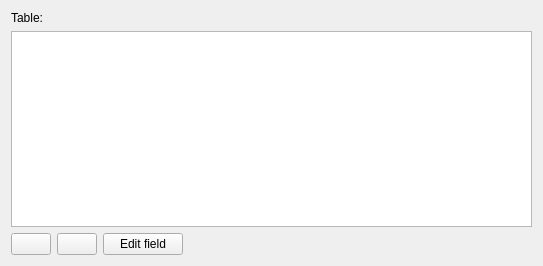
<?xml version="1.0" encoding="UTF-8"?>
<ui version="4.0">
 <class>mdtSqlTableSetupWidget</class>
 <widget class="QWidget" name="mdtSqlTableSetupWidget">
  <property name="geometry">
   <rect>
    <x>0</x>
    <y>0</y>
    <width>543</width>
    <height>266</height>
   </rect>
  </property>
  <property name="windowTitle">
   <string>Form</string>
  </property>
  <layout class="QVBoxLayout" name="verticalLayout">
   <item>
    <layout class="QHBoxLayout" name="horizontalLayout_2">
     <item>
      <widget class="QLabel" name="lbTableLabel">
       <property name="text">
        <string>Table:</string>
       </property>
      </widget>
     </item>
     <item>
      <widget class="QLabel" name="lbTable">
       <property name="text">
        <string>      </string>
       </property>
      </widget>
     </item>
    </layout>
   </item>
   <item>
    <widget class="QTableView" name="twTableSetup"/>
   </item>
   <item>
    <layout class="QHBoxLayout" name="horizontalLayout">
     <item>
      <widget class="QPushButton" name="pbAddField">
       <property name="toolTip">
        <string>Add a dield</string>
       </property>
       <property name="text">
        <string/>
       </property>
       <property name="icon">
        <iconset theme="list-add"/>
       </property>
      </widget>
     </item>
     <item>
      <widget class="QPushButton" name="pbRemoveField">
       <property name="toolTip">
        <string>Remove selected field</string>
       </property>
       <property name="text">
        <string/>
       </property>
       <property name="icon">
        <iconset theme="list-remove"/>
       </property>
      </widget>
     </item>
     <item>
      <widget class="QPushButton" name="pbEditField">
       <property name="text">
        <string>Edit field</string>
       </property>
      </widget>
     </item>
     <item>
      <spacer name="horizontalSpacer">
       <property name="orientation">
        <enum>Qt::Horizontal</enum>
       </property>
       <property name="sizeHint" stdset="0">
        <size>
         <width>40</width>
         <height>20</height>
        </size>
       </property>
      </spacer>
     </item>
    </layout>
   </item>
  </layout>
 </widget>
 <resources/>
 <connections/>
</ui>
